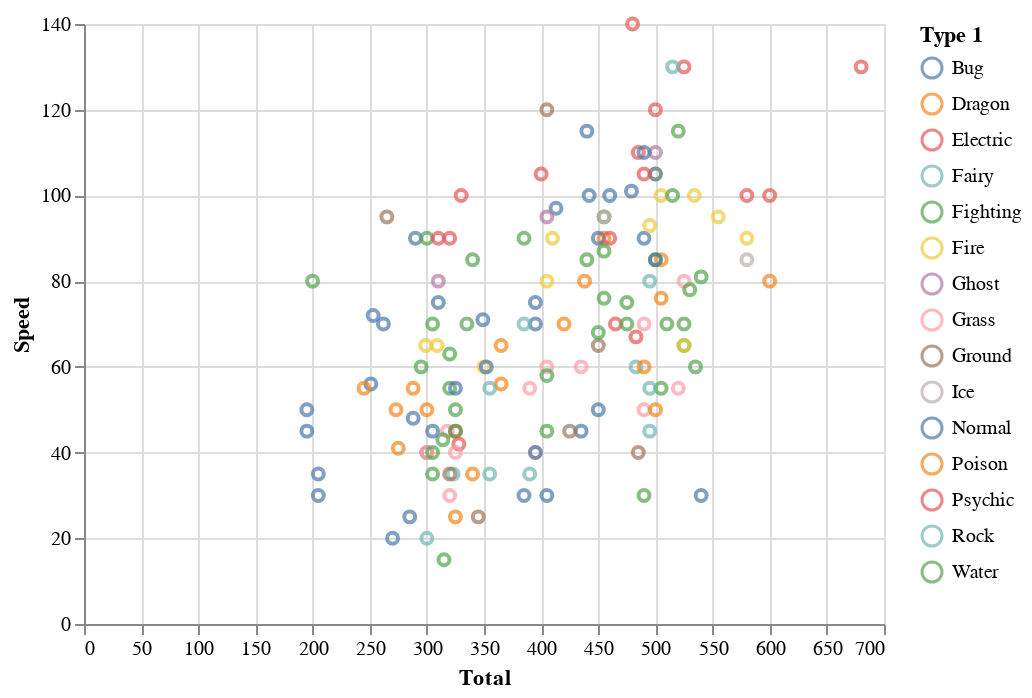

Notebook source saved alongside this figure:
### Code cell
interval = alt.selection_interval()

alt.Chart(df).mark_point().encode(
   x='Total',
   y='Speed',
   color=alt.condition(interval, 'Type 1', alt.value('lightgray'))
).properties(
   selection=interval
)

### Figure 1 — Vega-Lite specification as saved in the notebook (floating-point values rounded to 4 significant figures; data arrays with more than 128 entries replaced by an {"elided": "..."} marker saying what was removed)
{"config": {"view": {"continuousWidth": 400, "continuousHeight": 300}}, "data": {"name": "data-5eafba443aa54ea1789fab40add1f57d"}, "mark": "point", "encoding": {"color": {"condition": {"field": "Type 1", "type": "nominal", "selection": "selector003"}, "value": "lightgray"}, "x": {"field": "Total", "type": "quantitative"}, "y": {"field": "Speed", "type": "quantitative"}}, "selection": {"selector003": {"type": "interval"}}, "$schema": "https://vega.github.io/schema/vega-lite/v4.17.0.json", "datasets": {"data-5eafba443aa54ea1789fab40add1f57d": {"elided": "151 records"}}}
